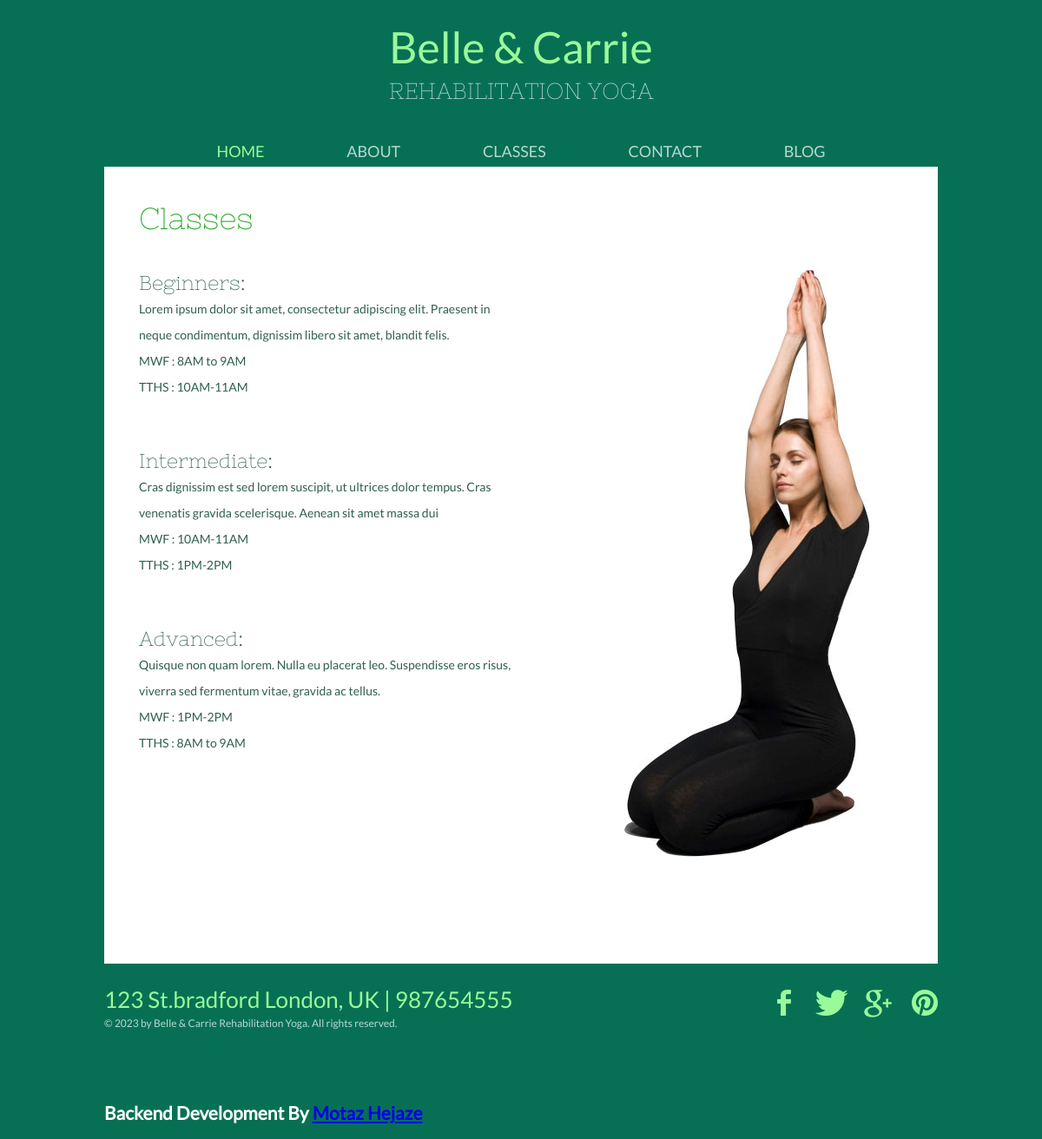
Page /classes on the committed database.
### yoga/models.py (models this page shows)
class Classes(models.Model):
    title1 = models.CharField(max_length=50)
    paragraph1 = models.TextField()
    MWF1 = models.CharField(max_length=20)
    TTHS1 = models.CharField(max_length=20)
    title2 = models.CharField(max_length=50)
    paragraph2 = models.TextField()
    MWF2 = models.CharField(max_length=20)
    TTHS2 = models.CharField(max_length=20)
    title3 = models.CharField(max_length=50)
    paragraph3 = models.TextField()
    MWF3 = models.CharField(max_length=20)
    TTHS3 = models.CharField(max_length=20)

class Information(models.Model):
    address = models.CharField(max_length=50)
    phone = models.CharField(max_length=20)
    facebook = models.URLField(max_length=50)
    twitter = models.URLField(max_length=50)
    pinterest = models.URLField(max_length=50)
    google = models.URLField(max_length=50)
    background = models.ImageField(upload_to='website_images')

### yoga/views.py (the view)
# urls.py: path('classes', views.classes , name='classes'),
def classes(request):
    site_infos = Information.objects.first()
    classes = Classes.objects.first()
    data = {'site_infos':site_infos,
            'classes':classes,
    }
    return render(request, 'yoga/classes.html' , context=data)

### yoga/templates/yoga/classes.html
{% extends "layout.html" %}
{% block content %}
<div id="body">
    <h2>Classes</h2>
    <div class="content">
        <div>
            <div class="section">
                <h3>{{ classes.title1 }}</h3>
                <p>
                    {{ classes.paragraph1 }}
                </p>
                <span>MWF : {{ classes.MWF1 }}</span>
                <span>TTHS : {{ classes.TTHS1 }}</span>
            </div>
            <div class="section">
                <h3>{{ classes.title2 }}</h3>
                <p>
                    {{ classes.paragraph2 }}
                </p>
                <span>MWF : {{ classes.MWF2 }}</span>
                <span>TTHS : {{ classes.TTHS2 }}</span>
            </div>
            <div class="section">
                <h3>{{ classes.title3 }}</h3>
                <p>
                    {{ classes.paragraph3 }}
                </p>
                <span>MWF : {{ classes.MWF3 }}</span>
                <span>TTHS : {{ classes.TTHS3 }}</span>
            </div>
        </div>
        <img src="{{ site_infos.background.url }}" alt="lady doing yoga" class="figure">
    </div>
</div>
	<div id="footer">
		<div>
			<span>{{ site_infos.address }} | {{ site_infos.phone }}</span>
			<p>
				&copy; 2023 by Belle &amp; Carrie Rehabilitation Yoga. All rights reserved.
			</p>
		</div>
		<div id="connect">
			<a href="{{ site_infos.facebook }}" id="facebook" target="_blank">Facebook</a>
			<a href="{{ site_infos.twitter }}" id="twitter" target="_blank">Twitter</a>
			<a href="{{ site_infos.google }}" id="googleplus" target="_blank">Google&#43;</a>
			<a href="{{ site_infos.pinterest }}" id="pinterest" target="_blank">Pinterest</a>
		</div>
    </div>
{% endblock %}

### yoga/static/yoga/css/style.css (style rules this page uses)
body { background: #077054; color: #315f52; font-family: 'latoregular'; font-size: 14px; margin: 0; padding: 0; }
a { outline: none; }
img { border: none; }
p { line-height: 30px; margin: 0; }
#body { background: #ffffff; margin: 1px auto 0; max-width: 880px; min-height: 827px; overflow: hidden; padding: 45px 40px 46px; }
#body > h2 { color: #21a51e; font-family: 'nixie_oneregular'; font-size: 35px; font-weight: normal; line-height: 30px; margin: 0; padding: 0 0 44px; }
#body img.figure { display: block; float: right; margin: 74px 38px 46px 0; max-width: 100%; width: auto; }
#body div.content { overflow: hidden; }
#body div.content > div { float: left; width: 510px; }
#body div.content h3, #body form h3, #body ul.blog li h3 { font-family: 'nixie_oneregular'; font-size: 23px; font-weight: normal; line-height: 30px; margin: 0; padding: 25px 0 0; }
#body div.content h3:first-child, #body div.content div div.section:first-child { padding: 0; }
#body div.content img.figure { margin: 0 38px 46px 0; }
#body div.content div div.section { padding: 55px 0 0; width: 430px; }
#body div.content div div.section span { display: block; line-height: 30px; }
#footer { margin: 0 auto; max-width: 960px; overflow: hidden; padding: 30px 0 60px; }
#footer div { float: left; width: 500px; }
#footer div span { color: #99fa99; display: block; font-size: 26px; line-height: 24px; }
#footer div p { color: #b6d8cf; font-size: 12px; line-height: 30px; }
#footer div#connect { float: right; overflow: hidden; width: auto; }
#footer div#connect a { background: url(../images/icons.png) no-repeat; display: block; float: left; text-indent: -99999px; }
#footer div#connect a#facebook { background-position: 0 0; height: 30px; width: 16px; }
#footer div#connect a#twitter { background-position: 0 -30px; height: 30px; margin: 0 0 0 28px; width: 37px; }
#footer div#connect a#googleplus { background-position: 0 -61px; height: 32px; margin: 0 0 0 19px; width: 32px; }
#footer div#connect a#pinterest { background-position: 0 -94px; height: 30px; margin: 0 0 0 23px; width: 30px; }

### rows in the picture
Classes: title1 "Beginners:", paragraph1 "Lorem ipsum dolor sit amet, consectetur adipiscing elit. Praesent in neque condimentum, dignissim libero sit amet, blandit felis.", MWF1 "8AM to 9AM", TTHS1 "10AM-11AM", title2 "Intermediate:", paragraph2 "Cras dignissim est sed lorem suscipit, ut ultrices dolor tempus. Cras venenatis gravida scelerisque. Aenean sit amet massa dui", MWF2 "10AM-11AM", TTHS2 "1PM-2PM", title3 "Advanced:", paragraph3 "Quisque non quam lorem. Nulla eu placerat leo. Suspendisse eros risus, viverra sed fermentum vitae, gravida ac tellus.", MWF3 "1PM-2PM", TTHS3 "8AM to 9AM"
Information: background (picture), address "123 St.bradford London, UK", phone "987654555"
